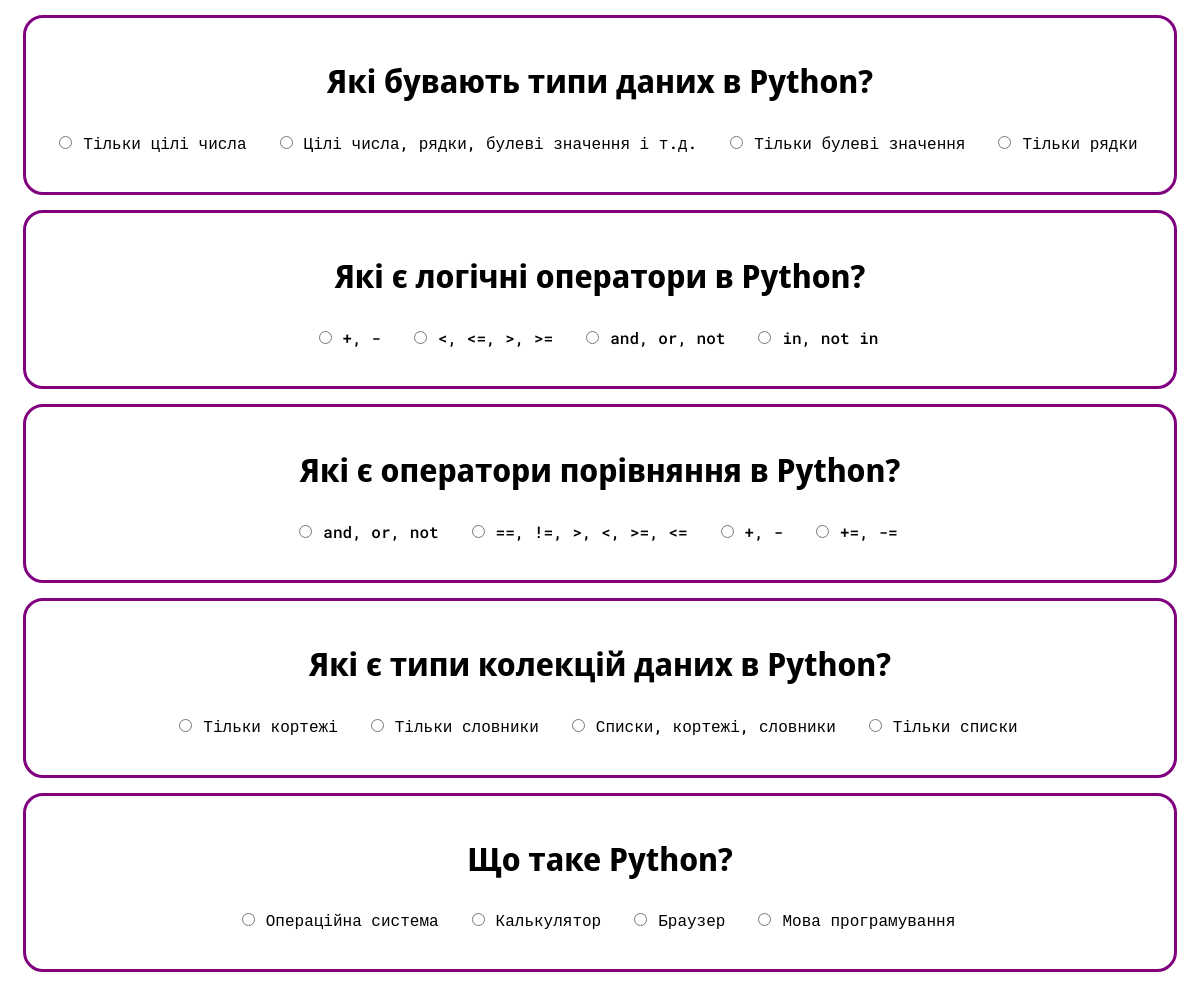
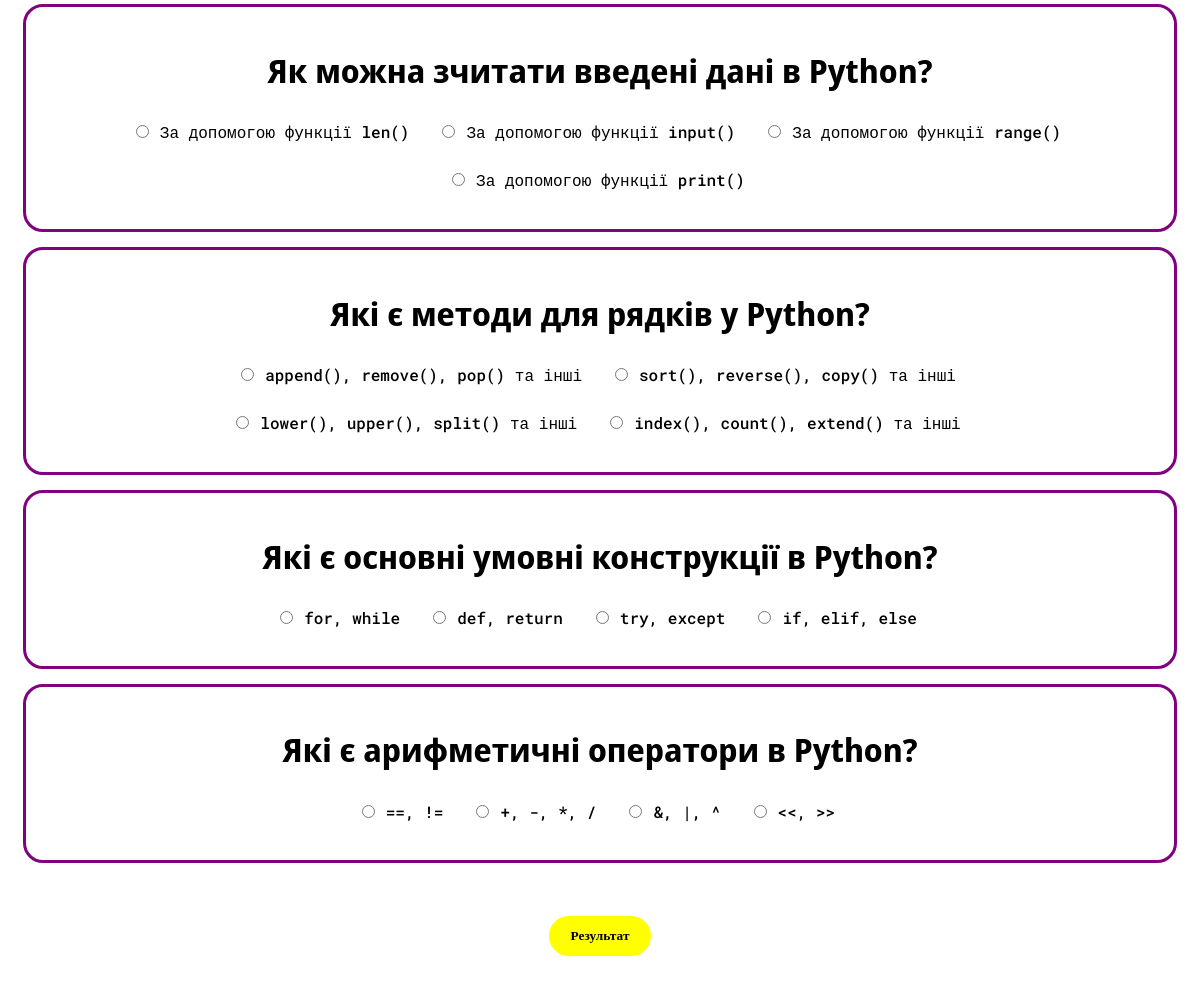
Page /form?id=4 on the committed database (2 pictures, top to bottom).
### home/models.py (models this page shows, shortened)
class Question(models.Model):
    question = models.CharField(max_length=200, unique=True)
    right_answer = models.CharField(max_length=100)
    wrong_answer1 = models.CharField(max_length=100)
    wrong_answer2 = models.CharField(max_length=100)
    wrong_answer3 = models.CharField(max_length=100)

### home/views.py (the view)
# urls.py: path('form', form, name='form'),
def form(request: HttpRequest):
    form_id = request.GET.get('id', '')
    if form_id:
        quiz = Quiz.objects.get(id=form_id)
        questions = quiz.questions.all()
        for q in questions:
            q.answers = [q.right_answer, q.wrong_answer1, q.wrong_answer2, q.wrong_answer3]
        return render(request, 'home/form.html', {'quiz_name': quiz.name, 'quiz_id': quiz.id, 'questions': questions})
    else:
        return redirect('index')

### home/templatetags/formtags.py (called while the page is built)
@register.filter
def shuffle(arg):
    tmp = list(arg)[:]
    random.shuffle(tmp)
    return tmp

### templates/home/form.html (shortened to what this page needs)
<!DOCTYPE html>
{% load static %}
{% load formtags %}
<html lang="uk">
<head>
    <link rel="stylesheet" href="{% static 'home/css/base.css' %}">
    <link rel="stylesheet" href="{% static 'home/css/form.css' %}">
</head>
<body>
    <form action="result" method="post">
        {% for q in questions|shuffle %}
            <div class="question">
                <h1>{{ q.question }}</h1>
                {% for v in q.answers|shuffle %}
                <div class="option">
                    <input type="radio" name="{{ q.question }}" value="{{ v }}" required><b class="color-box transparent-box">{{ v }}</b>
                </div>
                {% endfor %}
            </div>
        {% endfor %}
        <br>
        <input type="submit" value="Результат" class="submit">
    </form>
</body>
</html>

### static/home/css/base.css (style rules this page uses)
body { text-align: center; }
h1, h2 { font-family: 'Noto Sans Display', sans-serif; }
.color-box { border: none; border-radius: 5px; color: white; padding: 3px; margin: 5px; }
.transparent-box { color: black; }
.submit { background-color: yellow; border-color: yellow; margin: 20px; border-radius: 20px; border-style: solid; cursor: pointer; padding-left: 20px; padding-right: 20px; padding-bottom: 10px; padding-top: 10px; font-weight: bold; font-family: 'Comfortaa', cursive; transition: background-color 0.15s, padding-left 0.15s, padding-right 0.15s; }

### static/home/css/form.css (style rules this page uses)
.question { border-style: solid; border-color: purple; border-radius: 20px; margin: 15px; padding: 20px; transition: border-color 0.5s, border-radius 0.5s; }
b { font-family: 'Roboto Mono', monospace; font-weight: 500; }
.option { display: inline-block; margin-bottom: 10px; border-width: 1px; border-radius: 3px; padding: 8px; transition: opacity 0.15s; }

### rows in the picture
Question: question "Які бувають типи даних в Python?", answers "Тільки цілі числа" "Цілі числа, рядки, булеві значення і т.д." "Тільки булеві значення" "Тільки рядки"
Question: question "Які є логічні оператори в Python?", answers "+, -" "<, <=, >, >=" "and, or, not" "in, not in"
Question: question "Які є оператори порівняння в Python?", answers "and, or, not" "==, !=, >, <, >=, <=" "+, -" "+=, -="
Question: question "Які є типи колекцій даних в Python?", answers "Тільки кортежі" "Тільки словники" "Списки, кортежі, словники" "Тільки списки"
Question: question "Що таке Python?", answers "Операційна система" "Калькулятор" "Браузер" "Мова програмування"
Question: question "Як можна зчитати введені дані в Python?", answers "За допомогою функції len()" "За допомогою функції input()" "За допомогою функції range()" "За допомогою функції print()"
Question: question "Які є методи для рядків у Python?", answers "append(), remove(), pop() та інші" "sort(), reverse(), copy() та інші" "lower(), upper(), split() та інші" "index(), count(), extend() та інші"
Question: question "Які є основні умовні конструкції в Python?", answers "for, while" "def, return" "try, except" "if, elif, else"
Question: question "Які є арифметичні оператори в Python?", answers "==, !=" "+, -, *, /" "&, |, ^" "<<, >>"
